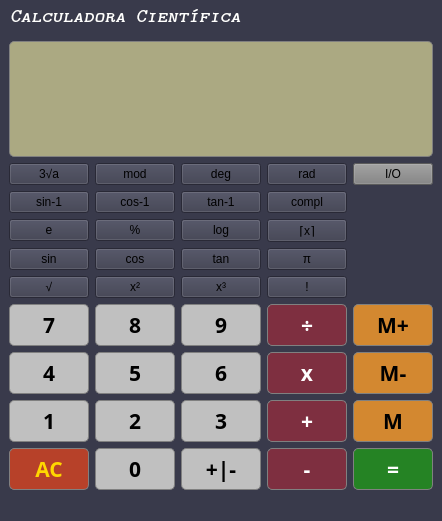
<?xml version="1.0" encoding="UTF-8"?>
<ui version="4.0">
 <class>MainWindow</class>
 <widget class="QMainWindow" name="MainWindow">
  <property name="geometry">
   <rect>
    <x>0</x>
    <y>0</y>
    <width>442</width>
    <height>521</height>
   </rect>
  </property>
  <property name="windowTitle">
   <string>MainWindow</string>
  </property>
  <property name="autoFillBackground">
   <bool>false</bool>
  </property>
  <property name="styleSheet">
   <string notr="true">background-color: #393A4B</string>
  </property>
  <widget class="QWidget" name="centralwidget">
   <layout class="QGridLayout" name="gridLayout">
    <item row="8" column="4">
     <widget class="QPushButton" name="MemGet">
      <property name="sizePolicy">
       <sizepolicy hsizetype="Preferred" vsizetype="Preferred">
        <horstretch>0</horstretch>
        <verstretch>0</verstretch>
       </sizepolicy>
      </property>
      <property name="font">
       <font>
        <family>Tibetan Machine Uni</family>
        <pointsize>16</pointsize>
        <weight>75</weight>
        <bold>true</bold>
        <stylestrategy>PreferAntialias</stylestrategy>
       </font>
      </property>
      <property name="styleSheet">
       <string notr="true">QPushButton {
	background-color: #D38830;
	border: 1px solid gray;
	padding: 5px;
	color: black;
border-radius: 5px
}

QPushButton:pressed {
	background-color: #AF7128;
	border: 1px solid gray;
	padding: 5px;
	color: black;
border-radius: 5px
}
</string>
      </property>
      <property name="text">
       <string>M</string>
      </property>
     </widget>
    </item>
    <item row="5" column="2">
     <widget class="QPushButton" name="Cubed">
      <property name="text">
       <string>x³</string>
      </property>
     </widget>
    </item>
    <item row="4" column="0">
     <widget class="QPushButton" name="Sin">
      <property name="text">
       <string>sin</string>
      </property>
     </widget>
    </item>
    <item row="8" column="2">
     <widget class="QPushButton" name="Button3">
      <property name="sizePolicy">
       <sizepolicy hsizetype="Preferred" vsizetype="Preferred">
        <horstretch>0</horstretch>
        <verstretch>0</verstretch>
       </sizepolicy>
      </property>
      <property name="font">
       <font>
        <family>Tibetan Machine Uni</family>
        <pointsize>16</pointsize>
        <weight>75</weight>
        <bold>true</bold>
        <stylestrategy>PreferAntialias</stylestrategy>
       </font>
      </property>
      <property name="styleSheet">
       <string notr="true">QPushButton {
	background-color: #C0C0C0;
	border: 1px solid gray;
	padding: 5px;
	color: black;
	border-radius: 5px;
}

QPushButton:pressed {
	background-color: #A9A9A9;
	border: 1px solid gray;
	padding: 5px;
	color: black;
	border-radius: 5px;
}
</string>
      </property>
      <property name="text">
       <string>3</string>
      </property>
     </widget>
    </item>
    <item row="7" column="2">
     <widget class="QPushButton" name="Button6">
      <property name="sizePolicy">
       <sizepolicy hsizetype="Preferred" vsizetype="Preferred">
        <horstretch>0</horstretch>
        <verstretch>0</verstretch>
       </sizepolicy>
      </property>
      <property name="font">
       <font>
        <family>Tibetan Machine Uni</family>
        <pointsize>16</pointsize>
        <weight>75</weight>
        <bold>true</bold>
        <stylestrategy>PreferAntialias</stylestrategy>
       </font>
      </property>
      <property name="styleSheet">
       <string notr="true">QPushButton {
	background-color: #C0C0C0;
	border: 1px solid gray;
	padding: 5px;
	color: black;
	border-radius: 5px;
}

QPushButton:pressed {
	background-color: #A9A9A9;
	border: 1px solid gray;
	padding: 5px;
	color: black;
	border-radius: 5px;
}
</string>
      </property>
      <property name="text">
       <string>6</string>
      </property>
     </widget>
    </item>
    <item row="3" column="1">
     <widget class="QPushButton" name="Perc">
      <property name="text">
       <string>%</string>
      </property>
     </widget>
    </item>
    <item row="1" column="2">
     <widget class="QPushButton" name="Deg">
      <property name="text">
       <string>deg</string>
      </property>
     </widget>
    </item>
    <item row="7" column="1">
     <widget class="QPushButton" name="Button5">
      <property name="sizePolicy">
       <sizepolicy hsizetype="Preferred" vsizetype="Preferred">
        <horstretch>0</horstretch>
        <verstretch>0</verstretch>
       </sizepolicy>
      </property>
      <property name="font">
       <font>
        <family>Tibetan Machine Uni</family>
        <pointsize>16</pointsize>
        <weight>75</weight>
        <bold>true</bold>
        <stylestrategy>PreferAntialias</stylestrategy>
       </font>
      </property>
      <property name="styleSheet">
       <string notr="true">QPushButton {
	background-color: #C0C0C0;
	border: 1px solid gray;
	padding: 5px;
	color: black;
	border-radius: 5px;
}

QPushButton:pressed {
	background-color: #A9A9A9;
	border: 1px solid gray;
	padding: 5px;
	color: black;
	border-radius: 5px;
}
</string>
      </property>
      <property name="text">
       <string>5</string>
      </property>
     </widget>
    </item>
    <item row="1" column="1">
     <widget class="QPushButton" name="Mod">
      <property name="text">
       <string>mod</string>
      </property>
     </widget>
    </item>
    <item row="5" column="3">
     <widget class="QPushButton" name="Factorial">
      <property name="text">
       <string>!</string>
      </property>
     </widget>
    </item>
    <item row="3" column="0">
     <widget class="QPushButton" name="Exp">
      <property name="text">
       <string>e</string>
      </property>
     </widget>
    </item>
    <item row="2" column="0">
     <widget class="QPushButton" name="ArcSin">
      <property name="text">
       <string>sin-1</string>
      </property>
     </widget>
    </item>
    <item row="9" column="0">
     <widget class="QPushButton" name="Clear">
      <property name="sizePolicy">
       <sizepolicy hsizetype="Preferred" vsizetype="Preferred">
        <horstretch>0</horstretch>
        <verstretch>0</verstretch>
       </sizepolicy>
      </property>
      <property name="font">
       <font>
        <family>Tibetan Machine Uni</family>
        <pointsize>16</pointsize>
        <weight>75</weight>
        <bold>true</bold>
        <stylestrategy>PreferAntialias</stylestrategy>
       </font>
      </property>
      <property name="styleSheet">
       <string notr="true">QPushButton {
	background-color: #B74129;
	border: 1px solid gray;
	padding: 5px;
	color: gold;
	border-radius: 5px;
}

QPushButton:pressed {
	background-color: #9E311B;
	border: 1px solid gray;
	padding: 5px;
	color: black;
	border-radius: 5px;
}
</string>
      </property>
      <property name="text">
       <string>AC</string>
      </property>
     </widget>
    </item>
    <item row="4" column="3">
     <widget class="QPushButton" name="Pi">
      <property name="text">
       <string>π</string>
      </property>
     </widget>
    </item>
    <item row="5" column="1">
     <widget class="QPushButton" name="Squared">
      <property name="text">
       <string>x²</string>
      </property>
     </widget>
    </item>
    <item row="6" column="3">
     <widget class="QPushButton" name="Divide">
      <property name="sizePolicy">
       <sizepolicy hsizetype="Preferred" vsizetype="Preferred">
        <horstretch>0</horstretch>
        <verstretch>0</verstretch>
       </sizepolicy>
      </property>
      <property name="font">
       <font>
        <family>Tibetan Machine Uni</family>
        <pointsize>16</pointsize>
        <weight>75</weight>
        <bold>true</bold>
        <stylestrategy>PreferAntialias</stylestrategy>
       </font>
      </property>
      <property name="styleSheet">
       <string notr="true">QPushButton {
	background-color: #7E2F40;
	border: 1px solid gray;
	padding: 5px;
	color: white;
	border-radius: 5px;
}

QPushButton:pressed {
	background-color: #6C2937;
	border: 1px solid gray;
	padding: 5px;
	color: white;
	border-radius: 5px;
}
</string>
      </property>
      <property name="text">
       <string>÷</string>
      </property>
     </widget>
    </item>
    <item row="8" column="1">
     <widget class="QPushButton" name="Button2">
      <property name="sizePolicy">
       <sizepolicy hsizetype="Preferred" vsizetype="Preferred">
        <horstretch>0</horstretch>
        <verstretch>0</verstretch>
       </sizepolicy>
      </property>
      <property name="font">
       <font>
        <family>Tibetan Machine Uni</family>
        <pointsize>16</pointsize>
        <weight>75</weight>
        <bold>true</bold>
        <stylestrategy>PreferAntialias</stylestrategy>
       </font>
      </property>
      <property name="styleSheet">
       <string notr="true">QPushButton {
	background-color: #C0C0C0;
	border: 1px solid gray;
	padding: 5px;
	color: black;
	border-radius: 5px;
}

QPushButton:pressed {
	background-color: #A9A9A9;
	border: 1px solid gray;
	padding: 5px;
	color: black;
	border-radius: 5px;
}
</string>
      </property>
      <property name="text">
       <string>2</string>
      </property>
     </widget>
    </item>
    <item row="9" column="2">
     <widget class="QPushButton" name="ChangeSign">
      <property name="sizePolicy">
       <sizepolicy hsizetype="Preferred" vsizetype="Preferred">
        <horstretch>0</horstretch>
        <verstretch>0</verstretch>
       </sizepolicy>
      </property>
      <property name="font">
       <font>
        <family>Tibetan Machine Uni</family>
        <pointsize>16</pointsize>
        <weight>75</weight>
        <bold>true</bold>
        <stylestrategy>PreferAntialias</stylestrategy>
       </font>
      </property>
      <property name="styleSheet">
       <string notr="true">QPushButton {
	background-color: #C0C0C0;
	border: 1px solid gray;
	padding: 5px;
	color: black;
	border-radius: 5px;
}

QPushButton:pressed {
	background-color: #A9A9A9;
	border: 1px solid gray;
	padding: 5px;
	color: black;
	border-radius: 5px;
}
</string>
      </property>
      <property name="text">
       <string>+|-</string>
      </property>
     </widget>
    </item>
    <item row="9" column="1">
     <widget class="QPushButton" name="Button0">
      <property name="sizePolicy">
       <sizepolicy hsizetype="Preferred" vsizetype="Preferred">
        <horstretch>0</horstretch>
        <verstretch>0</verstretch>
       </sizepolicy>
      </property>
      <property name="font">
       <font>
        <family>Tibetan Machine Uni</family>
        <pointsize>16</pointsize>
        <weight>75</weight>
        <bold>true</bold>
        <stylestrategy>PreferAntialias</stylestrategy>
       </font>
      </property>
      <property name="styleSheet">
       <string notr="true">QPushButton {
	background-color: #C0C0C0;
	border: 1px solid gray;
	padding: 5px;
	color: black;
	border-radius: 5px;
}

QPushButton:pressed {
	background-color: #A9A9A9;
	border: 1px solid gray;
	padding: 5px;
	color: black;
	border-radius: 5px;
}
</string>
      </property>
      <property name="text">
       <string>0</string>
      </property>
     </widget>
    </item>
    <item row="6" column="1">
     <widget class="QPushButton" name="Button8">
      <property name="sizePolicy">
       <sizepolicy hsizetype="Preferred" vsizetype="Preferred">
        <horstretch>0</horstretch>
        <verstretch>0</verstretch>
       </sizepolicy>
      </property>
      <property name="font">
       <font>
        <family>Tibetan Machine Uni</family>
        <pointsize>16</pointsize>
        <weight>75</weight>
        <bold>true</bold>
        <stylestrategy>PreferAntialias</stylestrategy>
       </font>
      </property>
      <property name="styleSheet">
       <string notr="true">QPushButton {
	background-color: #C0C0C0;
	border: 1px solid gray;
	padding: 5px;
	color: black;
	border-radius: 5px;
}

QPushButton:pressed {
	background-color: #A9A9A9;
	border: 1px solid gray;
	padding: 5px;
	color: black;
	border-radius: 5px;
}
</string>
      </property>
      <property name="text">
       <string>8</string>
      </property>
     </widget>
    </item>
    <item row="6" column="2">
     <widget class="QPushButton" name="Button9">
      <property name="sizePolicy">
       <sizepolicy hsizetype="Preferred" vsizetype="Preferred">
        <horstretch>0</horstretch>
        <verstretch>0</verstretch>
       </sizepolicy>
      </property>
      <property name="font">
       <font>
        <family>Tibetan Machine Uni</family>
        <pointsize>16</pointsize>
        <weight>75</weight>
        <bold>true</bold>
        <stylestrategy>PreferAntialias</stylestrategy>
       </font>
      </property>
      <property name="styleSheet">
       <string notr="true">QPushButton {
	background-color: #C0C0C0;
	border: 1px solid gray;
	padding: 5px;
	color: black;
	border-radius: 5px;
}

QPushButton:pressed {
	background-color: #A9A9A9;
	border: 1px solid gray;
	padding: 5px;
	color: black;
	border-radius: 5px;
}
</string>
      </property>
      <property name="text">
       <string>9</string>
      </property>
     </widget>
    </item>
    <item row="2" column="1">
     <widget class="QPushButton" name="ArcCos">
      <property name="text">
       <string>cos-1</string>
      </property>
     </widget>
    </item>
    <item row="3" column="2">
     <widget class="QPushButton" name="Log">
      <property name="text">
       <string>log</string>
      </property>
     </widget>
    </item>
    <item row="3" column="3">
     <widget class="QPushButton" name="Ceil">
      <property name="text">
       <string>⌈x⌉</string>
      </property>
     </widget>
    </item>
    <item row="4" column="1">
     <widget class="QPushButton" name="Cos">
      <property name="text">
       <string>cos</string>
      </property>
     </widget>
    </item>
    <item row="4" column="2">
     <widget class="QPushButton" name="Tan">
      <property name="text">
       <string>tan</string>
      </property>
     </widget>
    </item>
    <item row="7" column="4">
     <widget class="QPushButton" name="MemClear">
      <property name="sizePolicy">
       <sizepolicy hsizetype="Preferred" vsizetype="Preferred">
        <horstretch>0</horstretch>
        <verstretch>0</verstretch>
       </sizepolicy>
      </property>
      <property name="font">
       <font>
        <family>Tibetan Machine Uni</family>
        <pointsize>16</pointsize>
        <weight>75</weight>
        <bold>true</bold>
        <stylestrategy>PreferAntialias</stylestrategy>
       </font>
      </property>
      <property name="styleSheet">
       <string notr="true">QPushButton {
	background-color: #D38830;
	border: 1px solid gray;
	padding: 5px;
	color: black;
border-radius: 5px
}

QPushButton:pressed {
	background-color: #AF7128;
	border: 1px solid gray;
	padding: 5px;
	color: black;
border-radius: 5px
}
</string>
      </property>
      <property name="text">
       <string>M-</string>
      </property>
     </widget>
    </item>
    <item row="1" column="3">
     <widget class="QPushButton" name="Rad">
      <property name="text">
       <string>rad</string>
      </property>
     </widget>
    </item>
    <item row="6" column="0">
     <widget class="QPushButton" name="Button7">
      <property name="sizePolicy">
       <sizepolicy hsizetype="Preferred" vsizetype="Preferred">
        <horstretch>0</horstretch>
        <verstretch>0</verstretch>
       </sizepolicy>
      </property>
      <property name="font">
       <font>
        <family>Tibetan Machine Uni</family>
        <pointsize>16</pointsize>
        <weight>75</weight>
        <bold>true</bold>
        <stylestrategy>PreferAntialias</stylestrategy>
       </font>
      </property>
      <property name="styleSheet">
       <string notr="true">QPushButton {
	background-color: #C0C0C0;
	border: 1px solid gray;
	padding: 5px;
	color: black;
	border-radius: 5px;
}

QPushButton:pressed {
	background-color: #A9A9A9;
	border: 1px solid gray;
	padding: 5px;
	color: black;
	border-radius: 5px;
}
</string>
      </property>
      <property name="text">
       <string>7</string>
      </property>
     </widget>
    </item>
    <item row="7" column="3">
     <widget class="QPushButton" name="Multiply">
      <property name="sizePolicy">
       <sizepolicy hsizetype="Preferred" vsizetype="Preferred">
        <horstretch>0</horstretch>
        <verstretch>0</verstretch>
       </sizepolicy>
      </property>
      <property name="font">
       <font>
        <family>Tibetan Machine Uni</family>
        <pointsize>16</pointsize>
        <weight>75</weight>
        <bold>true</bold>
        <stylestrategy>PreferAntialias</stylestrategy>
       </font>
      </property>
      <property name="styleSheet">
       <string notr="true">QPushButton {
	background-color: #7E2F40;
	border: 1px solid gray;
	padding: 5px;
	color: white;
	border-radius: 5px;
}

QPushButton:pressed {
	background-color: #6C2937;
	border: 1px solid gray;
	padding: 5px;
	color: white;
	border-radius: 5px;
}
</string>
      </property>
      <property name="text">
       <string>x</string>
      </property>
     </widget>
    </item>
    <item row="9" column="4">
     <widget class="QPushButton" name="Equals">
      <property name="sizePolicy">
       <sizepolicy hsizetype="Preferred" vsizetype="Preferred">
        <horstretch>0</horstretch>
        <verstretch>0</verstretch>
       </sizepolicy>
      </property>
      <property name="font">
       <font>
        <family>Tibetan Machine Uni</family>
        <pointsize>16</pointsize>
        <weight>75</weight>
        <bold>true</bold>
        <stylestrategy>PreferAntialias</stylestrategy>
       </font>
      </property>
      <property name="styleSheet">
       <string notr="true">QPushButton {
	background-color: #258324;
	border: 1px solid gray;
	padding: 5px;
	color: white;
	border-radius: 5px;
}

QPushButton:pressed {
	background-color: #1D681C;
	border: 1px solid gray;
	padding: 5px;
	color: white;
 border-radius: 5px;
}
</string>
      </property>
      <property name="text">
       <string>=</string>
      </property>
     </widget>
    </item>
    <item row="8" column="0">
     <widget class="QPushButton" name="Button1">
      <property name="sizePolicy">
       <sizepolicy hsizetype="Preferred" vsizetype="Preferred">
        <horstretch>0</horstretch>
        <verstretch>0</verstretch>
       </sizepolicy>
      </property>
      <property name="font">
       <font>
        <family>Tibetan Machine Uni</family>
        <pointsize>16</pointsize>
        <weight>75</weight>
        <bold>true</bold>
        <stylestrategy>PreferAntialias</stylestrategy>
       </font>
      </property>
      <property name="styleSheet">
       <string notr="true">QPushButton {
	background-color: #C0C0C0;
	border: 1px solid gray;
	padding: 5px;
	color: black;
	border-radius: 5px;
}

QPushButton:pressed {
	background-color: #A9A9A9;
	border: 1px solid gray;
	padding: 5px;
	color: black;
	border-radius: 5px;
}
</string>
      </property>
      <property name="text">
       <string>1</string>
      </property>
     </widget>
    </item>
    <item row="0" column="0" colspan="5">
     <widget class="QLineEdit" name="Display">
      <property name="sizePolicy">
       <sizepolicy hsizetype="Preferred" vsizetype="Expanding">
        <horstretch>0</horstretch>
        <verstretch>0</verstretch>
       </sizepolicy>
      </property>
      <property name="font">
       <font>
        <pointsize>30</pointsize>
       </font>
      </property>
      <property name="styleSheet">
       <string notr="true">QLineEdit{
	background-color: #ABA982;
	border: 1px solid gray;
	color: #black;
	border-radius: 5px;
}</string>
      </property>
     </widget>
    </item>
    <item row="2" column="2">
     <widget class="QPushButton" name="ArcTan">
      <property name="text">
       <string>tan-1</string>
      </property>
     </widget>
    </item>
    <item row="5" column="0">
     <widget class="QPushButton" name="SquareRoot">
      <property name="text">
       <string>√</string>
      </property>
     </widget>
    </item>
    <item row="6" column="4">
     <widget class="QPushButton" name="MemAdd">
      <property name="sizePolicy">
       <sizepolicy hsizetype="Preferred" vsizetype="Preferred">
        <horstretch>0</horstretch>
        <verstretch>0</verstretch>
       </sizepolicy>
      </property>
      <property name="font">
       <font>
        <family>Tibetan Machine Uni</family>
        <pointsize>16</pointsize>
        <weight>75</weight>
        <bold>true</bold>
        <stylestrategy>PreferAntialias</stylestrategy>
       </font>
      </property>
      <property name="styleSheet">
       <string notr="true">QPushButton {
	background-color: #D38830;
	border: 1px solid gray;
	padding: 5px;
	color: black;
border-radius: 5px
}

QPushButton:pressed {
	background-color: #AF7128;
	border: 1px solid gray;
	padding: 5px;
	color: black;
border-radius: 5px
}
</string>
      </property>
      <property name="text">
       <string>M+</string>
      </property>
     </widget>
    </item>
    <item row="8" column="3">
     <widget class="QPushButton" name="Add">
      <property name="sizePolicy">
       <sizepolicy hsizetype="Preferred" vsizetype="Preferred">
        <horstretch>0</horstretch>
        <verstretch>0</verstretch>
       </sizepolicy>
      </property>
      <property name="font">
       <font>
        <family>Tibetan Machine Uni</family>
        <pointsize>16</pointsize>
        <weight>75</weight>
        <bold>true</bold>
        <stylestrategy>PreferAntialias</stylestrategy>
       </font>
      </property>
      <property name="styleSheet">
       <string notr="true">QPushButton {
	background-color: #7E2F40;
	border: 1px solid gray;
	padding: 5px;
	color: white;
	border-radius: 5px;
}

QPushButton:pressed {
	background-color: #6C2937;
	border: 1px solid gray;
	padding: 5px;
	color: white;
	border-radius: 5px;
}
</string>
      </property>
      <property name="text">
       <string>+</string>
      </property>
     </widget>
    </item>
    <item row="2" column="3">
     <widget class="QPushButton" name="ComplementOfBase">
      <property name="text">
       <string>compl</string>
      </property>
     </widget>
    </item>
    <item row="1" column="0">
     <widget class="QPushButton" name="CubeRoot">
      <property name="text">
       <string>3√a</string>
      </property>
     </widget>
    </item>
    <item row="9" column="3">
     <widget class="QPushButton" name="Subtract">
      <property name="sizePolicy">
       <sizepolicy hsizetype="Preferred" vsizetype="Preferred">
        <horstretch>0</horstretch>
        <verstretch>0</verstretch>
       </sizepolicy>
      </property>
      <property name="font">
       <font>
        <family>Tibetan Machine Uni</family>
        <pointsize>16</pointsize>
        <weight>75</weight>
        <bold>true</bold>
        <stylestrategy>PreferAntialias</stylestrategy>
       </font>
      </property>
      <property name="styleSheet">
       <string notr="true">QPushButton {
	background-color: #7E2F40;
	border: 1px solid gray;
	padding: 5px;
	color: white;
	border-radius: 5px;
}

QPushButton:pressed {
	background-color: #6C2937;
	border: 1px solid gray;
	padding: 5px;
	color: white;
	border-radius: 5px;
}
</string>
      </property>
      <property name="text">
       <string>-</string>
      </property>
     </widget>
    </item>
    <item row="7" column="0">
     <widget class="QPushButton" name="Button4">
      <property name="sizePolicy">
       <sizepolicy hsizetype="Preferred" vsizetype="Preferred">
        <horstretch>0</horstretch>
        <verstretch>0</verstretch>
       </sizepolicy>
      </property>
      <property name="font">
       <font>
        <family>Tibetan Machine Uni</family>
        <pointsize>16</pointsize>
        <weight>75</weight>
        <bold>true</bold>
        <stylestrategy>PreferAntialias</stylestrategy>
       </font>
      </property>
      <property name="styleSheet">
       <string notr="true">QPushButton {
	background-color: #C0C0C0;
	border: 1px solid gray;
	padding: 5px;
	color: black;
	border-radius: 5px;
}

QPushButton:pressed {
	background-color: #A9A9A9;
	border: 1px solid gray;
	padding: 5px;
	color: black;
	border-radius: 5px;
}
</string>
      </property>
      <property name="text">
       <string>4</string>
      </property>
     </widget>
    </item>
    <item row="1" column="4">
     <widget class="QPushButton" name="Off">
      <property name="styleSheet">
       <string notr="true">background-color: grey</string>
      </property>
      <property name="text">
       <string>I/O</string>
      </property>
     </widget>
    </item>
   </layout>
  </widget>
  <widget class="QStatusBar" name="statusbar"/>
  <widget class="QMenuBar" name="menubar">
   <property name="geometry">
    <rect>
     <x>0</x>
     <y>0</y>
     <width>442</width>
     <height>32</height>
    </rect>
   </property>
   <property name="font">
    <font>
     <family>Latin Modern Mono Caps</family>
     <pointsize>15</pointsize>
     <weight>75</weight>
     <italic>true</italic>
     <bold>true</bold>
    </font>
   </property>
   <property name="styleSheet">
    <string notr="true">color: white</string>
   </property>
   <widget class="QMenu" name="menuScientifica">
    <property name="font">
     <font>
      <family>STIXIntegralsD</family>
      <weight>75</weight>
      <italic>true</italic>
      <bold>true</bold>
     </font>
    </property>
    <property name="title">
     <string>Calculadora Científica</string>
    </property>
   </widget>
   <addaction name="menuScientifica"/>
  </widget>
 </widget>
 <resources/>
 <connections/>
</ui>
